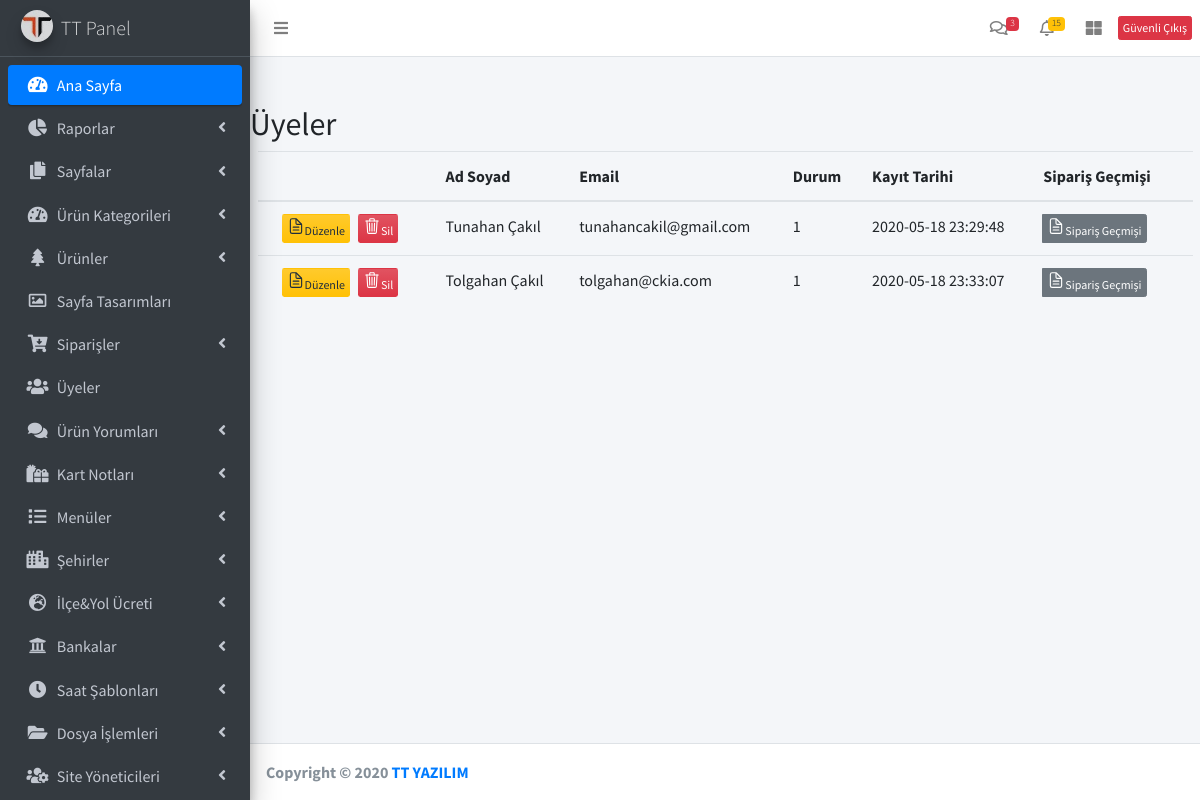
/ttadmin/member.php (signed in), run on the app's committed database.
### tables this page shows
CREATE TABLE `member` (
  `ID` int(11) NOT NULL,
  `NAME_SURNAME` varchar(100) NOT NULL,
  `EMAIL` varchar(100) NOT NULL,
  `PHONE` varchar(12) NOT NULL,
  `STATUS` int(11) NOT NULL DEFAULT 1,
  `LAST_LOGIN` datetime DEFAULT NULL,
  `NEWS` tinyint(1) NOT NULL,
  `PROCESS_DATE` datetime NOT NULL DEFAULT current_timestamp()
);

### ttadmin/member.php (the view, shortened to what this page needs)
<?php include("header.php") ?>
    <div class="content-wrapper">
        <div class="card-body table-responsive p-0"><br><br>
        <h2>Üyeler</h3>
        <div class="col-md-12">
            <table class="table table-hover text-nowrap">
                <thead>
                    <tr>
                    <th></th>
                    <th>Ad Soyad</th>
                    <th>Email</th>
                    <th>Durum</th>
                    <th>Kayıt Tarihi</th>
                    <th>Sipariş Geçmişi</th>
                    </tr>
                </thead>
                <tbody>
                        <?php
                        $sql_member = "select * from member where STATUS = 1";
                        $result_member = mysqli_query($conn,$sql_member);
                        while($row_member=mysqli_fetch_array($result_member)) {
                        ?>
                    <tr>
                    <td>
                        <div class="btn-toolbar" role="toolbar" aria-label="Toolbar with button groups">
                        <div class="btn-group mr-2" role="group" aria-label="Third group">
                        <form action="member_update.php" method="GET">
                            <button type="submit" id="update" class="btn btn-block bg-gradient-warning btn-xs"><ion-icon size="small" name="document-text-outline"></ion-icon>Düzenle</button>
                        </form>
                        </div>
                        <div class="btn-group mr-2" role="group" aria-label="Third group">
                            <a href = "product_delete.php"><button type="button" class="btn btn-block bg-gradient-danger btn-xs"><ion-icon size="small" name="trash-outline"></ion-icon>Sil</button></a>
                        </div>
                        </div>
                    </td>
                    <?php
                        echo '<td>'.$row_member['NAME_SURNAME'].'</td>';
                        echo '<td>'.$row_member['EMAIL'].'</td>';
                        echo '<td>'.$row_member['STATUS'].'</td>';
                        echo '<td>'.$row_member['PROCESS_DATE'].'</td>';
                    ?>
                    <td>
                        <div class="btn-toolbar" role="toolbar" aria-label="Toolbar with button groups">
                        <div class="btn-group mr-2" role="group" aria-label="Third group">
                            <button type="submit" id="orders" class="btn btn-block btn-secondary btn-xs"><ion-icon size="small" name="document-text-outline"></ion-icon>Sipariş Geçmişi</button>
                        </div>
                        </div>
                    </td>
                <?php } ?>
                    </tr>
                </tbody>
             </table>
         </div>
        </div>
    </div>
<?php include("footer.php") ?>

### data on the page
member: NAME_SURNAME "Tunahan Çakıl", EMAIL "tunahancakil@gmail.com", STATUS "1", PROCESS_DATE "2020-05-18 23:29:48"
member: NAME_SURNAME "Tolgahan Çakıl", EMAIL "tolgahan@ckia.com", STATUS "1", PROCESS_DATE "2020-05-18 23:33:07"
